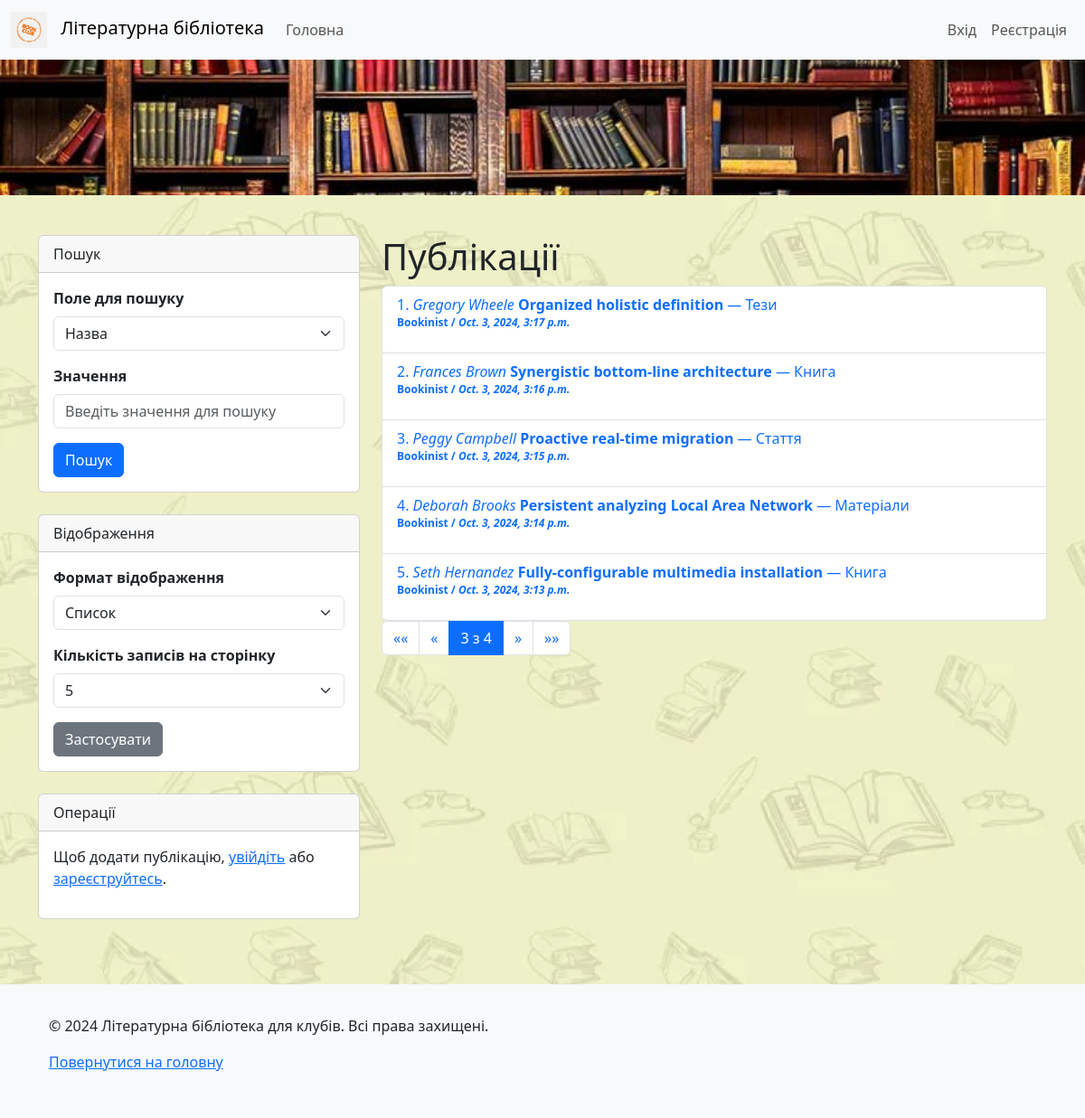
Screenshot of /publications/?page=3&view=list&per_page=5 with the database file from the repository.
### publications/models.py (models this page shows, shortened)
class Publication(models.Model):
    title = models.CharField(max_length=255, unique=False)
    author = models.CharField(max_length=255)
    annotation = models.TextField()
    publication_year = models.IntegerField(
        validators=[
            MinValueValidator(1000),  # Найраніше допустимий рік
            MaxValueValidator(datetime.now().year)  # Поточний рік як максимальне значення
        ]
    )
    page_count = models.IntegerField(
        validators=[
            MinValueValidator(1),  # Мінімум 1 сторінка
            MaxValueValidator(10000)  # Максимум 10 000 сторінок
        ]
    )
    publication_type = models.ForeignKey('PublicationType', on_delete=models.CASCADE)
    cover_image = models.ImageField(
        upload_to='covers/', blank=True, null=True, validators=[validate_image]
    )
    created_by = models.ForeignKey(User, on_delete=models.CASCADE)
    created_at = models.DateTimeField(default=timezone.now)

class PublicationType(models.Model):
    name = models.CharField(max_length=100, unique=True)
    def __str__(self):
        return self.name

### publications/views.py (the view, shortened to what this page needs)
# urls.py: path('', views.publication_list, name='publication_list'),
def publication_list(request):
    query = request.GET.get('q')
    search_field = request.GET.get('search_field', 'title')  # За замовчуванням шукаємо за назвою
    view_type = request.GET.get('view', 'list')  # За замовчуванням список рядками
    per_page = request.GET.get('per_page', 5)  # Кількість елементів на сторінку
    publications = Publication.objects.all().order_by('-created_at')
    paginator = Paginator(publications, per_page)
    page_number = request.GET.get('page')
    page_obj = paginator.get_page(page_number)
    return render(request, 'publications/publication_list.html', {
        'page_obj': page_obj,
        'view_type': view_type,
        'query': query,
        'per_page': per_page,
        'search_field': search_field  # Додаємо поле пошуку до контексту
    })

### publications/templates/publications/publication_list.html (shortened to what this page needs)
{% extends 'publications/base.html' %}
{% load static %}
{% block content %}
<h1>Публікації</h1>
{% if view_type == 'list' %}
    <ol class="list-group">
        {% for publication in page_obj %}
            <li class="list-group-item">
                <a href="{% url 'publication_detail' publication.pk %}" class="text-decoration-none">
                    <p class="mb-1">
                        {{ forloop.counter }}. <i>{{ publication.author }}</i> <strong>{{ publication.title }}</strong> — {{ publication.publication_type }}
                    </p>
                    <p style="font-size: 0.75rem; font-weight: bold; margin-top: -5px;">
                        {{ publication.created_by.username }} / <i>{{ publication.created_at }}</i>
                    </p>
                </a>
            </li>
        {% empty %}
            <li class="list-group-item">Немає публікацій</li>
        {% endfor %}
    </ol>
{% endif %}
<nav aria-label="Page navigation">
    <ul class="pagination">
        {% if page_obj.has_previous %}
            <li class="page-item">
                <a class="page-link" href="?page=1&view={{ view_type }}{% if query %}&q={{ query }}{% endif %}&per_page={{ per_page }}" aria-label="Перша">
                    <span aria-hidden="true">&laquo;&laquo;</span>
                </a>
            </li>
            <li class="page-item">
                <a class="page-link" href="?page={{ page_obj.previous_page_number }}&view={{ view_type }}{% if query %}&q={{ query }}{% endif %}&per_page={{ per_page }}" aria-label="Попередня">
                    <span aria-hidden="true">&laquo;</span>
                </a>
            </li>
        {% endif %}
        <li class="page-item active"><span class="page-link">{{ page_obj.number }} з {{ page_obj.paginator.num_pages }}</span></li>
        {% if page_obj.has_next %}
            <li class="page-item">
                <a class="page-link" href="?page={{ page_obj.next_page_number }}&view={{ view_type }}{% if query %}&q={{ query }}{% endif %}&per_page={{ per_page }}" aria-label="Наступна">
                    <span aria-hidden="true">&raquo;</span>
                </a>
            </li>
            <li class="page-item">
                <a class="page-link" href="?page={{ page_obj.paginator.num_pages }}&view={{ view_type }}{% if query %}&q={{ query }}{% endif %}&per_page={{ per_page }}" aria-label="Остання">
                    <span aria-hidden="true">&raquo;&raquo;</span>
                </a>
            </li>
        {% endif %}
    </ul>
</nav>
{% endblock %}

### static/publications/css/styles.css (style rules this page uses)
body { background-image: url("../images/background.jpg"); background-size: cover; background-repeat: no-repeat; background-attachment: fixed; }
html { height: 100%; }
body { display: flex; flex-direction: column; min-height: 100vh; margin: 0; }

### rows the page displays
Publication: author "Gregory Wheele", title "Organized holistic definition", publication_type "Тези", created_by.username "Bookinist", created_at "Oct. 3, 2024, 3:17 p.m."
Publication: author "Frances Brown", title "Synergistic bottom-line architecture", publication_type "Книга", created_by.username "Bookinist", created_at "Oct. 3, 2024, 3:16 p.m."
Publication: author "Peggy Campbell", title "Proactive real-time migration", publication_type "Стаття", created_by.username "Bookinist", created_at "Oct. 3, 2024, 3:15 p.m."
Publication: author "Deborah Brooks", title "Persistent analyzing Local Area Network", publication_type "Матеріали", created_by.username "Bookinist", created_at "Oct. 3, 2024, 3:14 p.m."
Publication: author "Seth Hernandez", title "Fully-configurable multimedia installation", publication_type "Книга", created_by.username "Bookinist", created_at "Oct. 3, 2024, 3:13 p.m."

### other values shown
{{ page_obj.number }} "3"
{{ page_obj.paginator.num_pages }} "4"
